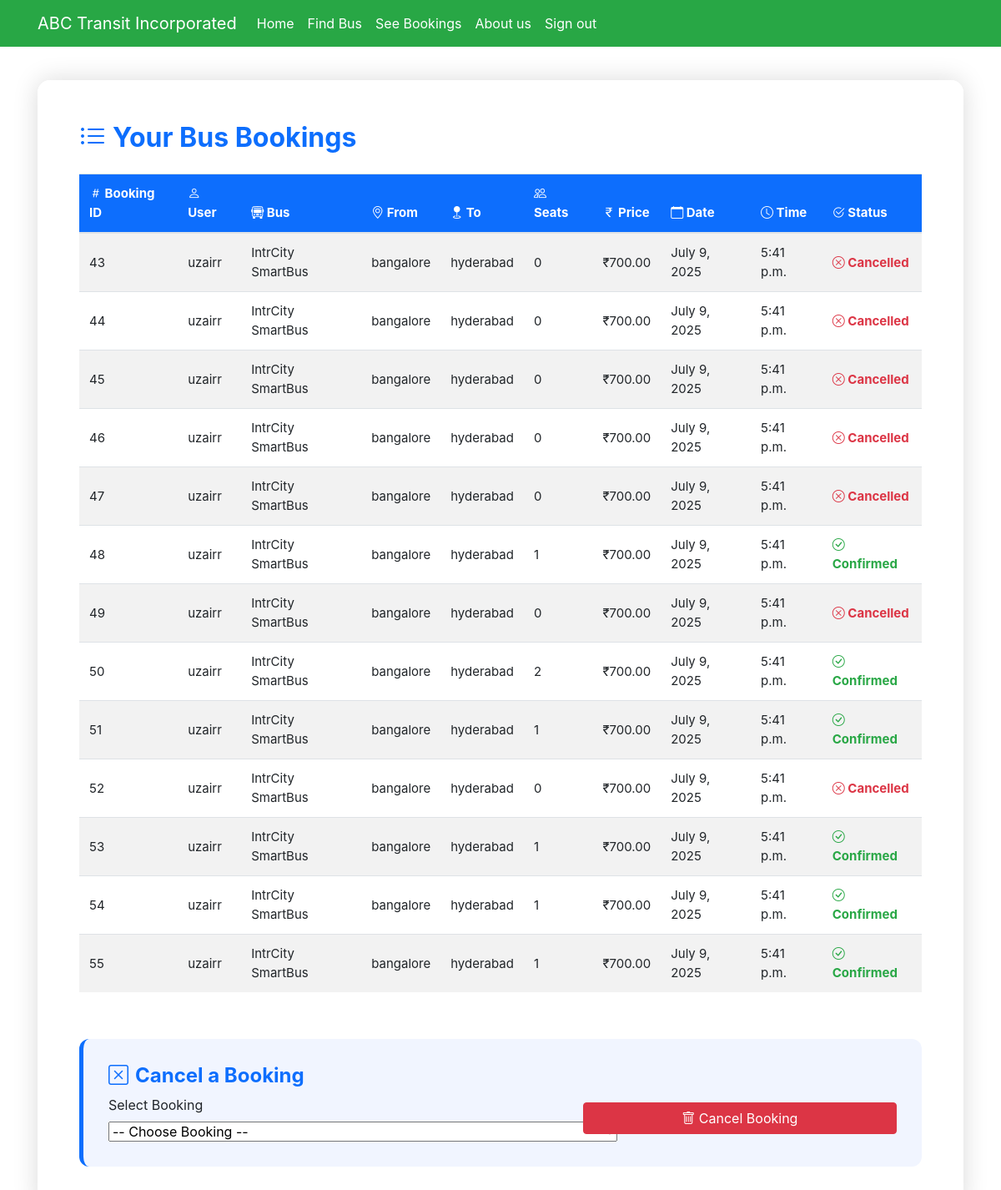
Page /seebookings (signed in) on the committed database.
### myapp/models.py (models this page shows, shortened)
class Book(models.Model):
    BOOKED = 'B'
    CANCELLED = 'C'
    PENDING ="P"
    TICKET_STATUSES = ((BOOKED, 'Booked'),
                       (CANCELLED, 'Cancelled'),
                       (PENDING,"Pending"))
    email = models.EmailField()
    book_uuid = models.UUIDField(default=uuid.uuid4, editable=False, unique=True)
    name = models.CharField(max_length=30)
    userid =models.DecimalField(decimal_places=0, max_digits=2)
    busid=models.DecimalField(decimal_places=0, max_digits=2)
    bus_name = models.CharField(max_length=30)
    source = models.CharField(max_length=30)
    dest = models.CharField(max_length=30)
    nos = models.DecimalField(decimal_places=0, max_digits=2)
    price = models.DecimalField(decimal_places=2, max_digits=6)
    date = models.DateField()
    time = models.TimeField()
    cost = models.DecimalField(max_digits=12,decimal_places=2)
    status = models.CharField(choices=TICKET_STATUSES, default=BOOKED, max_length=2)

### myapp/views.py (the view)
# urls.py: path('seebookings', views.seebookings, name="seebookings"),
@login_required(login_url='signin')
def seebookings(request,new={}):
    context = {}
    id_r = request.user.id
    book_list = Book.objects.filter(userid=id_r)
    if book_list:
        return render(request, 'myapp/booklist.html', locals())
    else:
        context["error"] = "Sorry no buses booked"
        return render(request, 'myapp/findbus.html', context)

### myapp/templates/myapp/booklist.html (shortened to what this page needs)
{% extends 'myapp/base.html' %}
{% load static %}
{% block content %}
<link rel="stylesheet" href="https://cdn.jsdelivr.net/npm/bootstrap-icons@1.10.5/font/bootstrap-icons.css">
<div class="container">
  <div class="overlay">
    <h2 class="mb-4"><i class="bi bi-list-ul icon"></i>Your Bus Bookings</h2>
    <div class="table-responsive">
      <table class="table table-striped booking-table">
        <thead>
          <tr>
            <th><i class="bi bi-hash"></i> Booking ID</th>
            <th><i class="bi bi-person"></i> User</th>
            <th><i class="bi bi-bus-front"></i> Bus</th>
            <th><i class="bi bi-geo-alt"></i> From</th>
            <th><i class="bi bi-geo-fill"></i> To</th>
            <th><i class="bi bi-people"></i> Seats</th>
            <th><i class="bi bi-currency-rupee"></i> Price</th>
            <th><i class="bi bi-calendar"></i> Date</th>
            <th><i class="bi bi-clock"></i> Time</th>
            <th><i class="bi bi-check2-circle"></i> Status</th>
          </tr>
        </thead>
        <tbody>
          {% for row in book_list %}
            <tr>
              <td>{{ row.id }}</td>
              <td>{{ row.name }}</td>
              <td>{{ row.bus_name }}</td>
              <td>{{ row.source }}</td>
              <td>{{ row.dest }}</td>
              <td>{{ row.nos }}</td>
              <td>₹{{ row.price }}</td>
              <td>{{ row.date }}</td>
              <td>{{ row.time }}</td>
              <td>
                {% if row.status == "CANCELLED" %}
                  <span class="status-cancelled"><i class="bi bi-x-circle"></i> Cancelled</span>
                {% else %}
                  <span class="status-confirmed"><i class="bi bi-check-circle"></i> Confirmed</span>
                {% endif %}
              </td>
            </tr>
          {% empty %}
            <tr>
              <td colspan="10" class="text-center text-muted">No bookings found.</td>
            </tr>
          {% endfor %}
        </tbody>
      </table>
    </div>
    <div class="cancel-box">
      <h4><i class="bi bi-x-square icon"></i>Cancel a Booking</h4>
      <form id="cancelForm" action="{% url 'cancellings'  %}" method="post">
        <div class="row g-3 align-items-center">
          <div class="col-md-7">
            <label for="bus_id" class="form-label">Select Booking</label>
            <select name="bus_id" class="form-select" id="bus_id" required>
              <option value="">-- Choose Booking --</option>
            </select>
          </div>
          <div class="col-md-5 d-flex align-items-end">
            <button type="button" class="btn btn-danger w-100" onclick="showConfirmModal()">
              <i class="bi bi-trash"></i> Cancel Booking
            </button>
          </div>
        </div>
      </form>
    </div>
  </div>
</div>
{% endblock %}

### rows in the picture
Book: id "43", name "uzairr", bus_name "IntrCity SmartBus", source "bangalore", dest "hyderabad", nos "0", price "700.00", date "July 9, 2025", time "5:41 p.m.", status "CANCELLED" (drawn)
Book: id "44", name "uzairr", bus_name "IntrCity SmartBus", source "bangalore", dest "hyderabad", nos "0", price "700.00", date "July 9, 2025", time "5:41 p.m.", status "CANCELLED" (drawn)
Book: id "45", name "uzairr", bus_name "IntrCity SmartBus", source "bangalore", dest "hyderabad", nos "0", price "700.00", date "July 9, 2025", time "5:41 p.m.", status "CANCELLED" (drawn)
Book: id "46", name "uzairr", bus_name "IntrCity SmartBus", source "bangalore", dest "hyderabad", nos "0", price "700.00", date "July 9, 2025", time "5:41 p.m.", status "CANCELLED" (drawn)
Book: id "47", name "uzairr", bus_name "IntrCity SmartBus", source "bangalore", dest "hyderabad", nos "0", price "700.00", date "July 9, 2025", time "5:41 p.m.", status "CANCELLED" (drawn)
Book: id "48", name "uzairr", bus_name "IntrCity SmartBus", source "bangalore", dest "hyderabad", nos "1", price "700.00", date "July 9, 2025", time "5:41 p.m.", status "PENDING" (drawn)
Book: id "49", name "uzairr", bus_name "IntrCity SmartBus", source "bangalore", dest "hyderabad", nos "0", price "700.00", date "July 9, 2025", time "5:41 p.m.", status "CANCELLED" (drawn)
Book: id "50", name "uzairr", bus_name "IntrCity SmartBus", source "bangalore", dest "hyderabad", nos "2", price "700.00", date "July 9, 2025", time "5:41 p.m.", status "PENDING" (drawn)
Book: id "51", name "uzairr", bus_name "IntrCity SmartBus", source "bangalore", dest "hyderabad", nos "1", price "700.00", date "July 9, 2025", time "5:41 p.m.", status "PENDING" (drawn)
Book: id "52", name "uzairr", bus_name "IntrCity SmartBus", source "bangalore", dest "hyderabad", nos "0", price "700.00", date "July 9, 2025", time "5:41 p.m.", status "CANCELLED" (drawn)
Book: id "53", name "uzairr", bus_name "IntrCity SmartBus", source "bangalore", dest "hyderabad", nos "1", price "700.00", date "July 9, 2025", time "5:41 p.m.", status "PENDING" (drawn)
Book: id "54", name "uzairr", bus_name "IntrCity SmartBus", source "bangalore", dest "hyderabad", nos "1", price "700.00", date "July 9, 2025", time "5:41 p.m.", status "PENDING" (drawn)
Book: id "55", name "uzairr", bus_name "IntrCity SmartBus", source "bangalore", dest "hyderabad", nos "1", price "700.00", date "July 9, 2025", time "5:41 p.m.", status "PENDING" (drawn)
